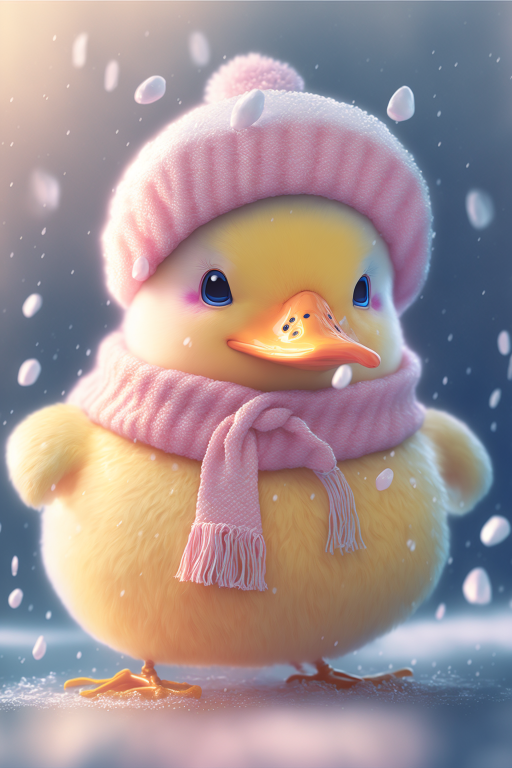
#> input picture 20221202_MachineLearning/01_tensorflow_basic/Miro.png, 1024 x 1536 px (shown at 1/2 size)
$ python colab_test_show_img.py
#> lines starting #> are read from the running program, lines starting #| are printed output that depends on the picture
# pip install opencv-python, matplotlib

import cv2
import pylab as plt
# from google.colab import drive

# drive.mount('/data')  # data 名稱可自定義
img = cv2.imread('Miro.png')
#> img is the input picture: shape (1536, 1024, 3); mean B, G, R 147, 146, 163
# [10 lines of commented-out code are left out]
img = cv2.resize(img, (512, 768), cv2.INTER_LINEAR)
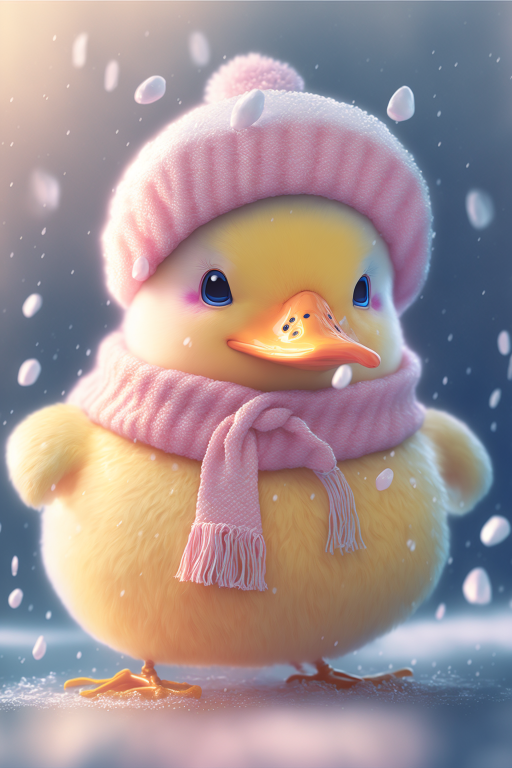
#> img: shape (768, 512, 3); mean B, G, R 147.1, 146.1, 163.1
cv2.imshow('Miro', img)  # colab無法使用, 需使用 專用的, from google.colab.patches import cv2_imshow
# cv2_imshow(img)
cv2.waitKey(0)  # 在colab不須waitKey
